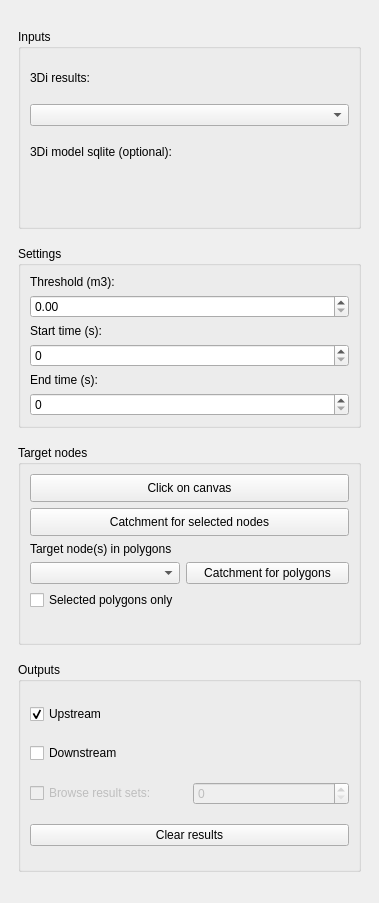
<?xml version="1.0" encoding="UTF-8"?>
<ui version="4.0">
 <class>ThreeDiWatershedAnalystDockWidgetBase</class>
 <widget class="QDockWidget" name="ThreeDiWatershedAnalystDockWidgetBase">
  <property name="geometry">
   <rect>
    <x>0</x>
    <y>0</y>
    <width>379</width>
    <height>903</height>
   </rect>
  </property>
  <property name="allowedAreas">
   <set>Qt::LeftDockWidgetArea|Qt::RightDockWidgetArea</set>
  </property>
  <property name="windowTitle">
   <string>Watershed Tool</string>
  </property>
  <widget class="QWidget" name="dockWidgetContents">
   <layout class="QGridLayout" name="gridLayout">
    <item row="0" column="0">
     <widget class="QScrollArea" name="scrollArea">
      <property name="frameShape">
       <enum>QFrame::NoFrame</enum>
      </property>
      <property name="verticalScrollBarPolicy">
       <enum>Qt::ScrollBarAsNeeded</enum>
      </property>
      <property name="horizontalScrollBarPolicy">
       <enum>Qt::ScrollBarAsNeeded</enum>
      </property>
      <property name="widgetResizable">
       <bool>true</bool>
      </property>
      <widget class="QWidget" name="scrollAreaWidgetContents">
       <property name="geometry">
        <rect>
         <x>0</x>
         <y>0</y>
         <width>357</width>
         <height>855</height>
        </rect>
       </property>
       <layout class="QVBoxLayout" name="verticalLayout">
        <item>
         <widget class="QGroupBox" name="groupBox_3">
          <property name="sizePolicy">
           <sizepolicy hsizetype="Preferred" vsizetype="Fixed">
            <horstretch>0</horstretch>
            <verstretch>0</verstretch>
           </sizepolicy>
          </property>
          <property name="minimumSize">
           <size>
            <width>0</width>
            <height>200</height>
           </size>
          </property>
          <property name="maximumSize">
           <size>
            <width>16777215</width>
            <height>200</height>
           </size>
          </property>
          <property name="title">
           <string>Inputs</string>
          </property>
          <layout class="QVBoxLayout" name="verticalLayout_2">
           <item>
            <widget class="QLabel" name="label_3">
             <property name="text">
              <string>3Di results:</string>
             </property>
            </widget>
           </item>
           <item>
            <widget class="QComboBox" name="comboBoxResult"/>
           </item>
           <item>
            <widget class="QLabel" name="labelSqlite">
             <property name="enabled">
              <bool>true</bool>
             </property>
             <property name="toolTip">
              <string>Required only when analysing (impervious) surfaces (0D inflow)</string>
             </property>
             <property name="text">
              <string>3Di model sqlite (optional):</string>
             </property>
            </widget>
           </item>
           <item>
            <widget class="QgsFileWidget" name="QgsFileWidgetSqlite">
             <property name="enabled">
              <bool>true</bool>
             </property>
             <property name="toolTip">
              <string>Required only when analysing (impervious) surfaces (0D inflow)</string>
             </property>
             <property name="filter">
              <string>*.sqlite</string>
             </property>
            </widget>
           </item>
          </layout>
         </widget>
        </item>
        <item>
         <widget class="QGroupBox" name="groupBox_4">
          <property name="sizePolicy">
           <sizepolicy hsizetype="Preferred" vsizetype="Fixed">
            <horstretch>0</horstretch>
            <verstretch>0</verstretch>
           </sizepolicy>
          </property>
          <property name="title">
           <string>Settings</string>
          </property>
          <layout class="QVBoxLayout" name="verticalLayout_3">
           <item>
            <widget class="QLabel" name="labelThreshold">
             <property name="text">
              <string>Threshold (m3):</string>
             </property>
            </widget>
           </item>
           <item>
            <widget class="QDoubleSpinBox" name="doubleSpinBoxThreshold">
             <property name="maximum">
              <double>9999999999.000000000000000</double>
             </property>
            </widget>
           </item>
           <item>
            <widget class="QLabel" name="label_4">
             <property name="sizePolicy">
              <sizepolicy hsizetype="Preferred" vsizetype="Preferred">
               <horstretch>0</horstretch>
               <verstretch>0</verstretch>
              </sizepolicy>
             </property>
             <property name="text">
              <string>Start time (s):</string>
             </property>
            </widget>
           </item>
           <item>
            <widget class="QDoubleSpinBox" name="doubleSpinBoxStartTime">
             <property name="decimals">
              <number>0</number>
             </property>
             <property name="minimum">
              <double>0.000000000000000</double>
             </property>
             <property name="maximum">
              <double>99999999999.000000000000000</double>
             </property>
             <property name="singleStep">
              <double>60.000000000000000</double>
             </property>
             <property name="value">
              <double>0.000000000000000</double>
             </property>
            </widget>
           </item>
           <item>
            <widget class="QLabel" name="label_5">
             <property name="text">
              <string>End time (s):</string>
             </property>
            </widget>
           </item>
           <item>
            <widget class="QDoubleSpinBox" name="doubleSpinBoxEndTime">
             <property name="decimals">
              <number>0</number>
             </property>
             <property name="maximum">
              <double>99999999999.000000000000000</double>
             </property>
             <property name="singleStep">
              <double>60.000000000000000</double>
             </property>
            </widget>
           </item>
          </layout>
         </widget>
        </item>
        <item>
         <widget class="QGroupBox" name="groupBox">
          <property name="sizePolicy">
           <sizepolicy hsizetype="Preferred" vsizetype="Fixed">
            <horstretch>0</horstretch>
            <verstretch>0</verstretch>
           </sizepolicy>
          </property>
          <property name="minimumSize">
           <size>
            <width>0</width>
            <height>200</height>
           </size>
          </property>
          <property name="title">
           <string>Target nodes</string>
          </property>
          <layout class="QFormLayout" name="formLayout">
           <item row="0" column="0" colspan="2">
            <widget class="QPushButton" name="pushButtonClickOnCanvas">
             <property name="minimumSize">
              <size>
               <width>0</width>
               <height>28</height>
              </size>
             </property>
             <property name="maximumSize">
              <size>
               <width>16777215</width>
               <height>28</height>
              </size>
             </property>
             <property name="text">
              <string>Click on canvas</string>
             </property>
             <property name="checkable">
              <bool>true</bool>
             </property>
            </widget>
           </item>
           <item row="1" column="0" colspan="2">
            <widget class="QPushButton" name="pushButtonCatchmentForSelectedNodes">
             <property name="minimumSize">
              <size>
               <width>0</width>
               <height>28</height>
              </size>
             </property>
             <property name="maximumSize">
              <size>
               <width>16777215</width>
               <height>28</height>
              </size>
             </property>
             <property name="text">
              <string>Catchment for selected nodes</string>
             </property>
            </widget>
           </item>
           <item row="2" column="0" colspan="2">
            <widget class="QLabel" name="label">
             <property name="text">
              <string>Target node(s) in polygons</string>
             </property>
            </widget>
           </item>
           <item row="3" column="0">
            <widget class="QgsMapLayerComboBox" name="mMapLayerComboBoxTargetPolygons">
             <property name="sizePolicy">
              <sizepolicy hsizetype="Minimum" vsizetype="Fixed">
               <horstretch>0</horstretch>
               <verstretch>0</verstretch>
              </sizepolicy>
             </property>
             <property name="minimumSize">
              <size>
               <width>150</width>
               <height>0</height>
              </size>
             </property>
            </widget>
           </item>
           <item row="3" column="1">
            <widget class="QPushButton" name="pushButtonCatchmentForPolygons">
             <property name="text">
              <string>Catchment for polygons</string>
             </property>
            </widget>
           </item>
           <item row="4" column="0">
            <widget class="QCheckBox" name="checkBoxSelectedPolygonsOnly">
             <property name="text">
              <string>Selected polygons only</string>
             </property>
            </widget>
           </item>
          </layout>
         </widget>
        </item>
        <item>
         <widget class="QGroupBox" name="groupBox_2">
          <property name="sizePolicy">
           <sizepolicy hsizetype="Preferred" vsizetype="Fixed">
            <horstretch>0</horstretch>
            <verstretch>0</verstretch>
           </sizepolicy>
          </property>
          <property name="minimumSize">
           <size>
            <width>0</width>
            <height>210</height>
           </size>
          </property>
          <property name="maximumSize">
           <size>
            <width>16777215</width>
            <height>210</height>
           </size>
          </property>
          <property name="title">
           <string>Outputs</string>
          </property>
          <layout class="QGridLayout" name="gridLayout_2">
           <item row="3" column="0" colspan="2">
            <widget class="QPushButton" name="pushButtonClearResults">
             <property name="text">
              <string>Clear results</string>
             </property>
            </widget>
           </item>
           <item row="1" column="0">
            <widget class="QCheckBox" name="checkBoxDownstream">
             <property name="text">
              <string>Downstream</string>
             </property>
            </widget>
           </item>
           <item row="2" column="0">
            <widget class="QCheckBox" name="checkBoxBrowseResultSets">
             <property name="enabled">
              <bool>false</bool>
             </property>
             <property name="text">
              <string>Browse result sets:</string>
             </property>
            </widget>
           </item>
           <item row="0" column="0">
            <widget class="QCheckBox" name="checkBoxUpstream">
             <property name="text">
              <string>Upstream</string>
             </property>
             <property name="checked">
              <bool>true</bool>
             </property>
            </widget>
           </item>
           <item row="2" column="1">
            <widget class="QSpinBox" name="spinBoxBrowseResultSets">
             <property name="enabled">
              <bool>false</bool>
             </property>
             <property name="layoutDirection">
              <enum>Qt::LeftToRight</enum>
             </property>
             <property name="buttonSymbols">
              <enum>QAbstractSpinBox::UpDownArrows</enum>
             </property>
            </widget>
           </item>
          </layout>
         </widget>
        </item>
       </layout>
      </widget>
     </widget>
    </item>
   </layout>
  </widget>
 </widget>
 <customwidgets>
  <customwidget>
   <class>QgsFileWidget</class>
   <extends>QWidget</extends>
   <header>qgsfilewidget.h</header>
  </customwidget>
  <customwidget>
   <class>QgsMapLayerComboBox</class>
   <extends>QComboBox</extends>
   <header>qgsmaplayercombobox.h</header>
  </customwidget>
 </customwidgets>
 <resources/>
 <connections/>
</ui>
